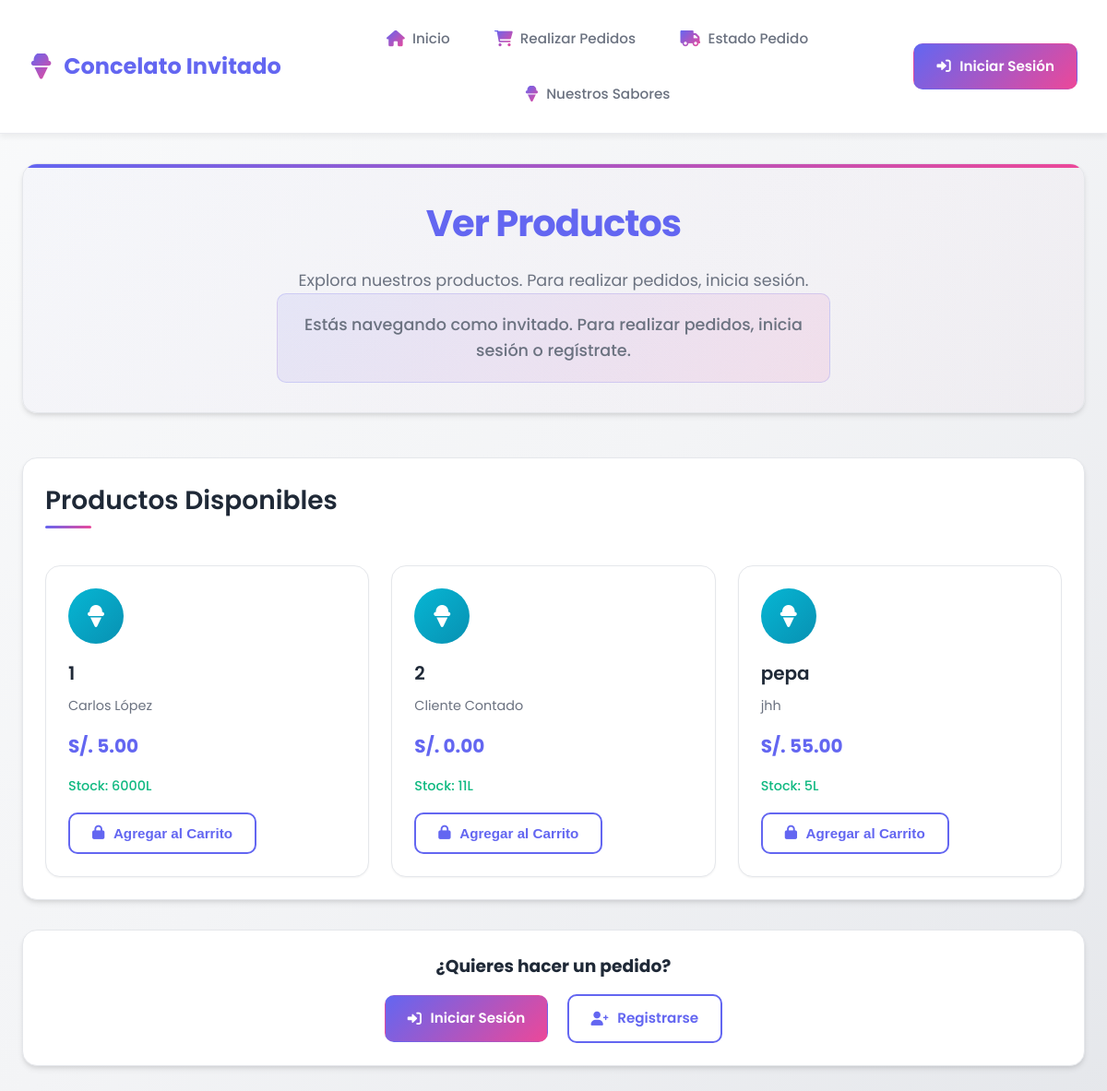
The app's page /paginas/cliente/realizar_pedido.php, older data.
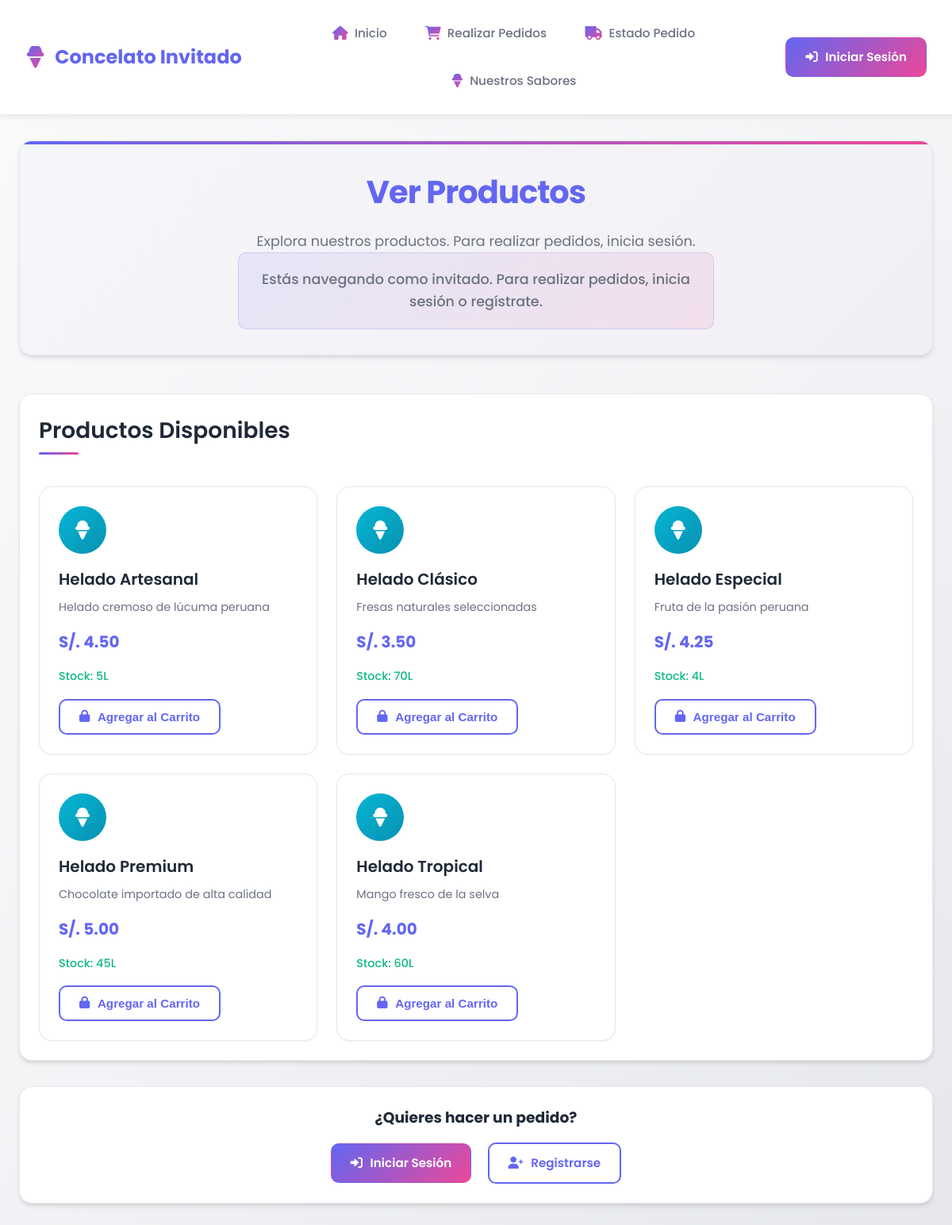
The same page, newer data.
### tables this page shows
CREATE TABLE `productos` (
  `id_producto` int(11) NOT NULL AUTO_INCREMENT,
  `nombre` varchar(120) NOT NULL,
  `sabor` varchar(60) NOT NULL,
  `descripcion` text DEFAULT NULL,
  `precio` decimal(10,2) NOT NULL CHECK (`precio` >= 0),
  `stock` int(11) NOT NULL DEFAULT 0 CHECK (`stock` >= 0),
  `id_proveedor` int(11) DEFAULT NULL,
  `fecha_registro` date DEFAULT curdate(),
  `activo` tinyint(1) NOT NULL DEFAULT 1,
  PRIMARY KEY (`id_producto`),
  KEY `idx_sabor` (`sabor`),
  KEY `idx_stock` (`stock`),
  KEY `id_proveedor` (`id_proveedor`),
  KEY `idx_productos_activo` (`activo`),
  CONSTRAINT `productos_ibfk_1` FOREIGN KEY (`id_proveedor`) REFERENCES `proveedores` (`id_proveedor`) ON DELETE SET NULL ON UPDATE CASCADE
);

### paginas/cliente/realizar_pedido.php (the view, shortened to what the changed rows need)
<?php
include_once($_SERVER['DOCUMENT_ROOT'] . '/heladeriacg/conexion/conexion.php');
$logueado = isset($_SESSION['logueado']) && $_SESSION['logueado'] === true;
if ($logueado) {
    include_once($_SERVER['DOCUMENT_ROOT'] . '/heladeriacg/conexion/clientes_db.php');
    $stmt_cliente = $pdo->prepare("SELECT id_cliente FROM usuarios WHERE id_usuario = :id_usuario");
    $stmt_cliente->bindParam(':id_usuario', $_SESSION['id_usuario']);
    $stmt_cliente->execute();
    $usuario_cliente = $stmt_cliente->fetch(PDO::FETCH_ASSOC);
    if (!$usuario_cliente) {
        $stmt_insert = $pdo->prepare("INSERT INTO clientes (nombre, dni, telefono, direccion, correo) VALUES (:nombre, :dni, :telefono, :direccion, :correo)");
        $stmt_insert->bindParam(':nombre', $_SESSION['username']);
        $stmt_insert->bindParam(':dni', '00000000');
        $stmt_insert->bindParam(':telefono', '000000000');
        $stmt_insert->bindParam(':direccion', 'No especificada');
        $stmt_insert->bindParam(':correo', 'cliente@concelato.com');
        $stmt_insert->execute();
        $id_cliente = $pdo->lastInsertId();
        $stmt_update = $pdo->prepare("UPDATE usuarios SET id_cliente = :id_cliente WHERE id_usuario = :id_usuario");
        $stmt_update->bindParam(':id_cliente', $id_cliente);
        $stmt_update->bindParam(':id_usuario', $_SESSION['id_usuario']);
        $stmt_update->execute();
    } else {
        $id_cliente = $usuario_cliente['id_cliente'];
    }
    $productos = obtenerProductos();
} else {
    $productos = [];
    try {
        $stmt = $pdo->prepare("
            SELECT id_producto, nombre, descripcion, precio, stock
            FROM productos
            WHERE stock > 0 AND activo = 1
            ORDER BY nombre
        ");
        $stmt->execute();
        $productos = $stmt->fetchAll(PDO::FETCH_ASSOC);
    } catch(PDOException $e) {
        $productos = [];
    }
}
?>
<!DOCTYPE html>
<html lang="es">
<head>
    <link rel="stylesheet" href="/heladeriacg/css/cliente/modernos_estilos_cliente.css">
    <link rel="stylesheet" href="https://cdnjs.cloudflare.com/ajax/libs/font-awesome/6.0.0/css/all.min.css">
</head>
<body>
    <div class="cliente-container">
        <main class="cliente-main">
            <div class="welcome-section-cliente">
                <h1><?php echo $logueado ? 'Realizar Pedido' : 'Ver Productos'; ?></h1>
            </div>
            <?php if ($logueado): ?>
            <div class="order-container">
                <div class="products-section">
                    <h2>Productos Disponibles</h2>
                    <div class="products-grid">
                        <?php foreach ($productos as $producto): ?>
                        <div class="product-card" onclick="addToCart(<?php echo $producto['id_producto']; ?>, '<?php echo addslashes(htmlspecialchars($producto['nombre'])); ?>', <?php echo $producto['precio']; ?>, <?php echo $producto['stock']; ?>)">
                            <div class="product-icon" style="background: linear-gradient(135deg, #06b6d4, #0891b2);">
                                <i class="fas fa-ice-cream"></i>
                            </div>
                            <h3><?php echo htmlspecialchars($producto['nombre']); ?></h3>
                            <p class="description"><?php echo htmlspecialchars($producto['descripcion']); ?></p>
                            <p class="price">S/. <?php echo number_format($producto['precio'], 2); ?></p>
                            <p class="stock">Stock: <?php echo $producto['stock']; ?>L</p>
                        </div>
                        <?php endforeach; ?>
                    </div>
                </div>
                <div class="cart-section">
                    <h2>Carrito de Pedido</h2>
                    <div class="cart-items" id="cartItems">
                        <p class="empty-cart">El carrito está vacío</p>
                    </div>
                    <div class="cart-total">
                        <h3>Total: S/. <span id="totalAmount">0.00</span></h3>
                    </div>
                    <div class="delivery-options">
                        <h3>Método de entrega:</h3>
                        <div class="delivery-methods">
                            <label class="delivery-option">
                                <input type="radio" name="delivery" value="recojo" checked>
                                <span>Recojo en Tienda</span>
                            </label>
                            <label class="delivery-option">
                                <input type="radio" name="delivery" value="delivery">
                                <span>Delivery</span>
                            </label>
                        </div>
                    </div>
                    <button class="process-btn" onclick="processOrder()">
                        <i class="fas fa-shopping-cart"></i> Confirmar Pedido
                    </button>
                </div>
            </div>
            <?php else: ?>
            <div class="card-cliente">
                <h2>Productos Disponibles</h2>
                <div class="products-grid">
                    <?php foreach ($productos as $producto): ?>
                    <div class="product-card">
                        <div class="product-icon" style="background: linear-gradient(135deg, #06b6d4, #0891b2);">
                            <i class="fas fa-ice-cream"></i>
                        </div>
                        <h3><?php echo htmlspecialchars($producto['nombre']); ?></h3>
                        <p class="description"><?php echo htmlspecialchars($producto['descripcion']); ?></p>
                        <p class="price">S/. <?php echo number_format($producto['precio'], 2); ?></p>
                        <p class="stock">Stock: <?php echo $producto['stock']; ?>L</p>
                        <button class="btn-cliente btn-outline-cliente" onclick="showLoginPrompt()">
                            <i class="fas fa-lock"></i> Agregar al Carrito
                        </button>
                    </div>
                    <?php endforeach; ?>
                </div>
            </div>
            <?php endif; ?>
        </main>
    </div>
</body>
</html>

Row changes from the older to the newer data that the page shows:
removed productos: nombre "1", descripcion "Carlos López", precio "5.00", stock "6000"
removed productos: nombre "2", descripcion "Cliente Contado", precio "0.00", stock "11"
removed productos: nombre "pepa", descripcion "jhh", precio "55.00", stock "5"
now on this page (row edited): productos: nombre "Helado Artesanal", descripcion "Helado cremoso de lúcuma peruana", precio "4.50", stock "5"
added productos: nombre "Helado Clásico", descripcion "Fresas naturales seleccionadas", precio "3.50", stock "70"
added productos: nombre "Helado Especial", descripcion "Fruta de la pasión peruana", precio "4.25", stock "4"
now on this page (row edited): productos: nombre "Helado Premium", descripcion "Chocolate importado de alta calidad", precio "5.00", stock "45"
now on this page (row edited): productos: nombre "Helado Tropical", descripcion "Mango fresco de la selva", precio "4.00", stock "60"
